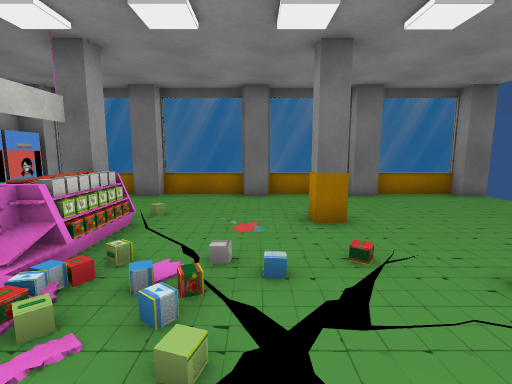
[1] (above)

12 first-person views from a walk through a Unity game level. The camera is 1.4 m above the floor, tilts 8° down and sees 85° across. The floor is counted in squares, 1 m on a side. Each view is taken from the middle of a square. On the plan, view 1 faces up. The plan holds only what a view shows up to about 14 squares ahead; the rest is blank. Some surface patterns are stand-ins.

[2]
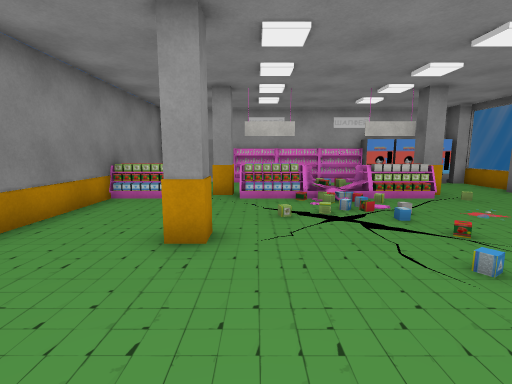

[3]
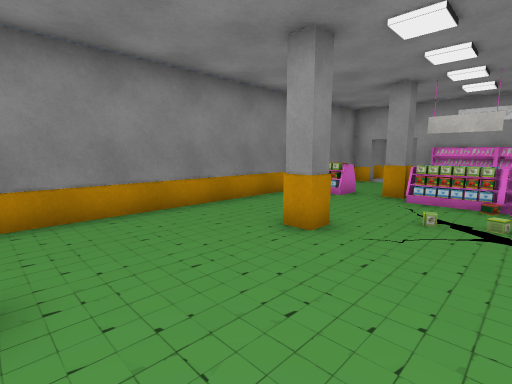

[4]
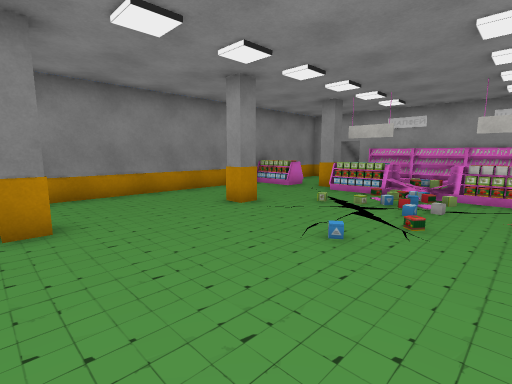

[5]
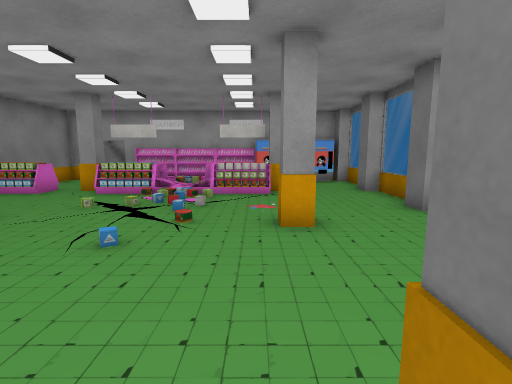

[6]
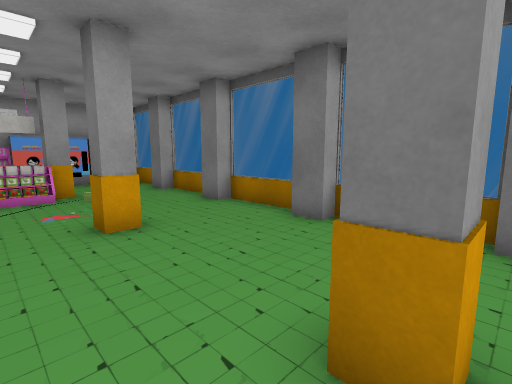

[7]
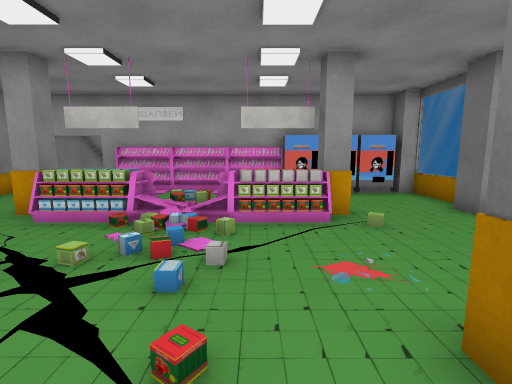

[8]
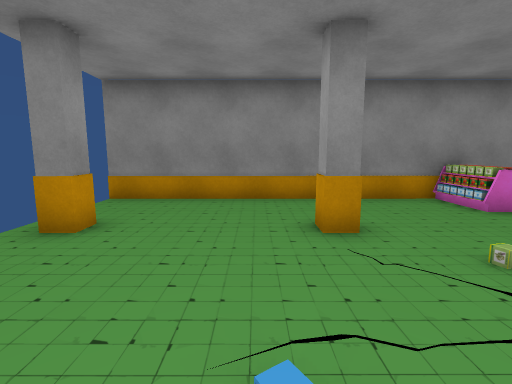

[9]
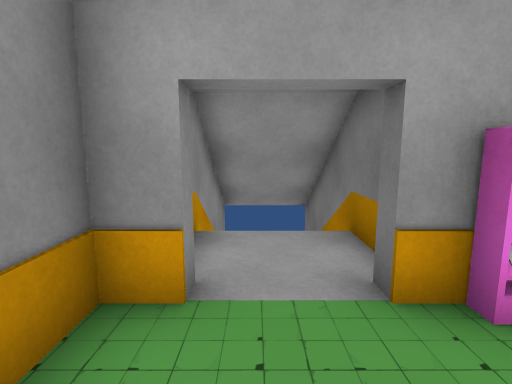

[10]
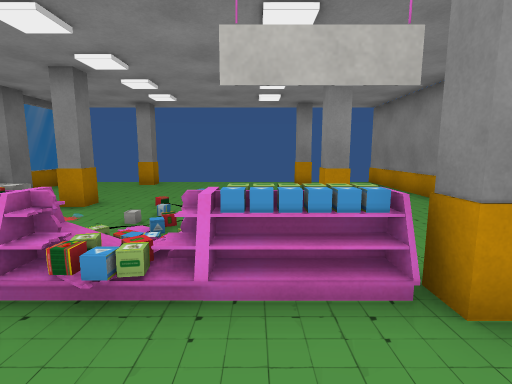

[11]
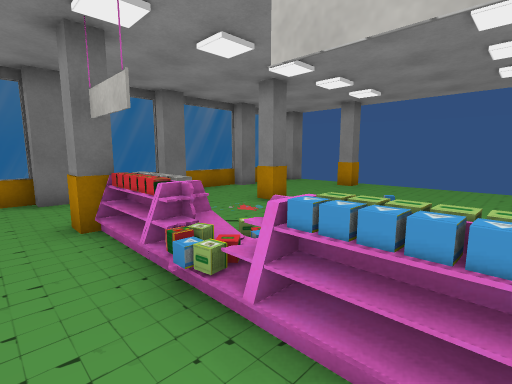

[12]
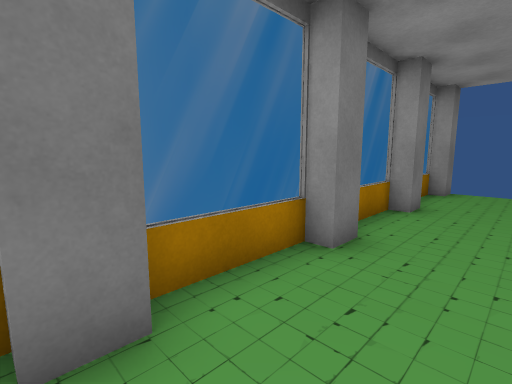

### Floor plan
Key: @ floor where view 1 was taken; # wall or solid block; x gap in a wall; . floor; / step, stairs or slope; = window, fence, low wall or low ledge; O other object.
Columns run from 10 left of view 1 to 8 right of it. Each row starts with its distance up from view 1.
 10    #==##==#==##==#
  9    #..##.....##..##
  8    #..............
  7    #..............
  6    # ............x
  5    # ..O..........
  4    # ..O..........
  3    #...=///.......
  2    #...=//........
  1    #. .O/./.......
  0    # ..O..@.......
 -1 ####...#.........x
 -2  .................
 -3  ......O..........
 -4 ###..  O..........
 -5   #################

Positions as (right, up) in squares from view 1, and headings:
1: (0, 0), facing up
2: (6, 0), facing left
3: (6, 2), facing down-left
4: (7, 5), facing down-left
5: (7, 5), facing left
6: (7, 4), facing up-left
7: (3, 4), facing left
8: (3, 4), facing down
9: (-5, -3), facing left
10: (-6, 1), facing right
11: (-5, 0), facing up-right
12: (-4, 7), facing up-right
